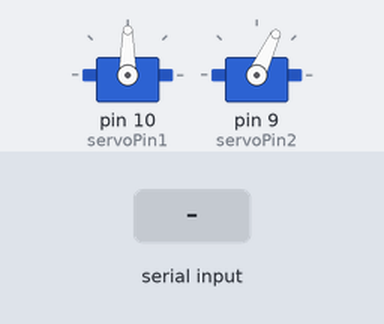
The sketch below on a simulated Arduino Uno, built with avr-gcc and run on an emulated ATmega328P. Parts: 2 × servo. The inputs (shaded band) are chosen by the test bench.

Above: at 1.2 s.
1.3 s: "U_ON\n" received over Serial
At 1.53 s:
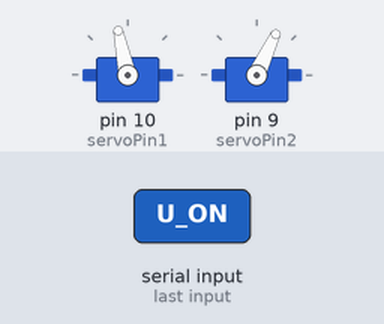
At 3.8 s:
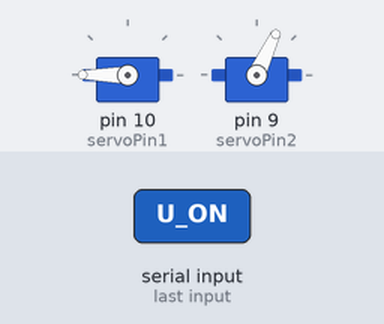
4.3 s: "L_ON\n" received over Serial
At 6.2 s:
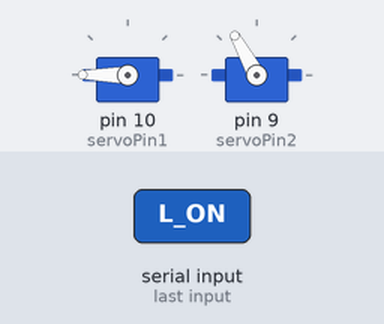
Timing chart, 0 to 7.7 s (numbered marks = the images above; inputs shaded):
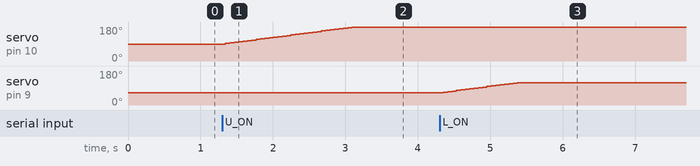

The sketch:

control-survo.ino
```cpp
#include <Servo.h>

Servo servo1;
Servo servo2;

int servoPin1 = 10;
int servoPin2 = 9;

int angle1 = 90;   // vertical (0–180)
int angle2 = 65;   // horizontal (10–120)

const int angle1Center = 90;
const int angle2Center = 65;

// state ปุ่มกด
bool moveUp = false, moveDown = false, moveLeft = false, moveRight = false;

// เก็บมุมล่าสุดที่ส่งไป servo
int lastAngle1 = -999;
int lastAngle2 = -999;

// deadband กันสั่น
const int DEAD_BAND = 2;

void setup() {
  servo1.attach(servoPin1);
  servo2.attach(servoPin2);

  servo1.write(180 - angle1);
  servo2.write(130 - angle2);

  Serial.begin(9600);
}

void loop() {
  // อ่านคำสั่งจาก Serial
  if (Serial.available()) {
    String cmd = Serial.readStringUntil('\n');
    cmd.trim();

    if (cmd == "U_ON") moveUp = true;
    if (cmd == "U_OFF") moveUp = false;

    if (cmd == "D_ON") moveDown = true;
    if (cmd == "D_OFF") moveDown = false;

    if (cmd == "L_ON") moveLeft = true;
    if (cmd == "L_OFF") moveLeft = false;

    if (cmd == "R_ON") moveRight = true;
    if (cmd == "R_OFF") moveRight = false;

    if (cmd == "CENTER") {
      angle1 = angle1Center;
      angle2 = angle2Center;
    }

    if (cmd == "NOD") {
      doNod();
    }

    if (cmd == "SHAKE") {
      doShake();
    }
  }

  // อัปเดตมุมตามปุ่มกด
  if (moveUp)    angle1 = constrain(angle1 - 1, 0, 180);
  if (moveDown)  angle1 = constrain(angle1 + 1, 0, 180);
  if (moveLeft)  angle2 = constrain(angle2 - 1, 10, 120);
  if (moveRight) angle2 = constrain(angle2 + 1, 10, 120);

  // ส่งค่าไป Servo เฉพาะเมื่อเปลี่ยนเกิน deadband
  if (abs(angle1 - lastAngle1) > DEAD_BAND) {
    servo1.write(180 - angle1);
    lastAngle1 = angle1;
  }

  if (abs(angle2 - lastAngle2) > DEAD_BAND) {
    servo2.write(130 - angle2);
    lastAngle2 = angle2;
  }

  delay(20); // ควบคุมความเร็ว
}

// -----------------------
// ฟังก์ชันพิเศษ
// -----------------------
void doNod() {
  for (int i = 0; i < 2; i++) {
    servo1.write(180 - (angle1Center + 20));
    delay(300);
    servo1.write(180 - (angle1Center - 20));
    delay(300);
  }
  servo1.write(180 - angle1Center); // กลับมาที่กลาง
  angle1 = angle1Center;
}

void doShake() {
  for (int i = 0; i < 2; i++) {
    servo2.write(130 - (angle2Center - 20));
    delay(300);
    servo2.write(130 - (angle2Center + 20));
    delay(300);
  }
  servo2.write(130 - angle2Center); // กลับมาที่กลาง
  angle2 = angle2Center;
}
```

Measured:
- after the input at 1.3 s, servo on pin 10 (servoPin1): moves from 90° to 180° over 1.7 s, starting after 0.05 s
- after the input at 4.3 s, servo on pin 9 (servoPin2): moves from 65° to 119° over 1.0 s, starting after 0.05 s
